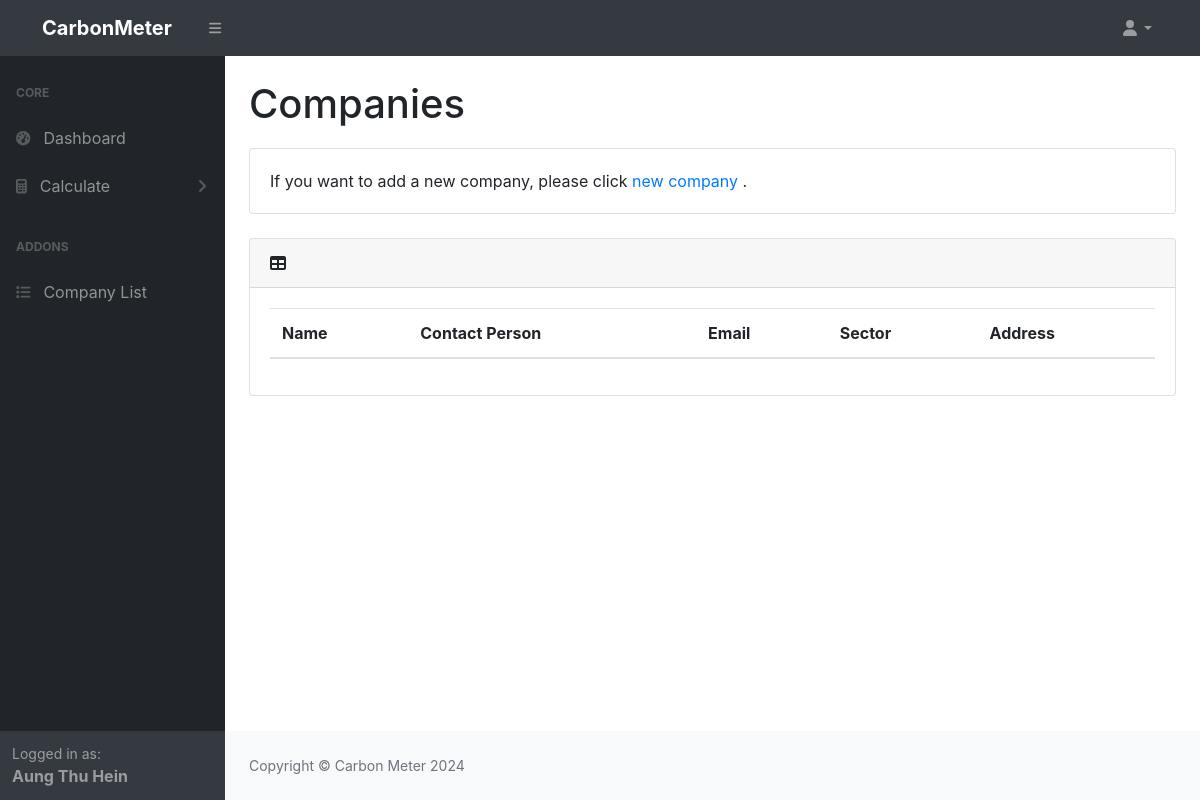
The page /company_list (signed in) on the database as committed earlier.
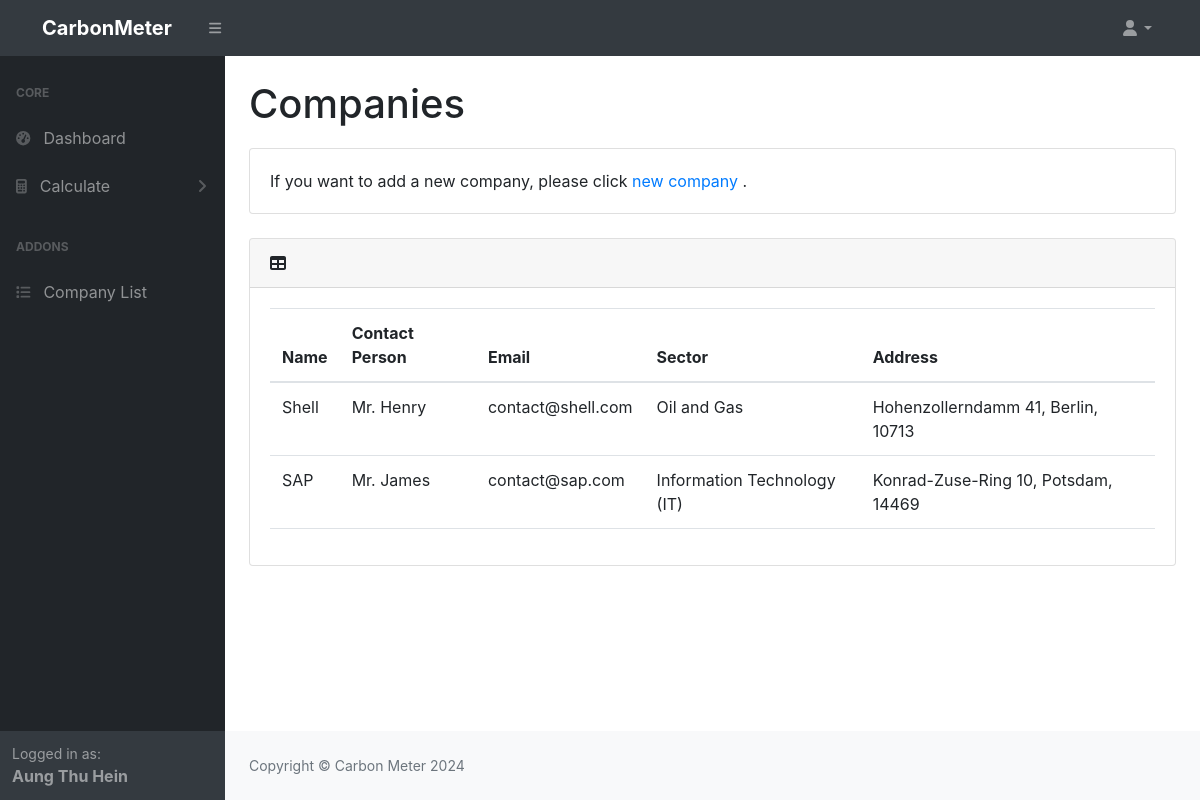
The same page on the database as committed later.
### model.py (models this page shows, shortened)
class Company(db.Model):
    __tablename__ = 'companies'
    id = db.Column(db.Integer, primary_key=True)
    name = db.Column(db.String(100), nullable=False)
    address = db.Column(db.String(100), nullable=False)
    sector = db.Column(db.String(100), nullable=False)
    contact_person = db.Column(db.String(100), nullable=False)
    email = db.Column(db.String(100), unique=True)
    postal_code = db.Column(db.String(20), nullable=False)
    usage = db.relationship('Usage', backref='companies')
    energy = db.relationship('Energy', backref='companies')
    waste = db.relationship('Waste', backref='companies')
    businessTravel = db.relationship('BusinessTravel', backref='companies')

### app.py (the view)
@app.route('/company_list')
def company_list():
    try:
        if session['name']:
            with app.app_context():
                user = User.query.filter_by(email = session['email']).first()
                companies = Company.query.all()
            return render_template('company_list.html', user=user, companies=companies)
        else:
            return redirect(url_for('index'))
    except Exception as e:
        app.logger.error(f"Error during company list retrieval: {e}")
        return render_template('index.html', error='An unexpected error occurred. Please try again later.')

### templates/company_list.html
<!DOCTYPE html>
{% extends 'base.html' %}
{% block user_name %}
<b>{{ user.name }}</b>
{% endblock %}
{% block content %}
<h1 class="mt-4" style="margin-bottom: 20px;">Companies</h1>
<div class="card mb-4">
    <div class="card-body">
        If you want to add a new company, please click
        <a href="/add_company">new company</a>
        .
    </div>
</div>
<div class="card mb-4">
    <div class="card-header">
        <i class="fas fa-table me-1"></i>
    </div>
    <div class="card-body">
        <table class="table" id="datatablesSimple">
            <thead>
                <tr>
                    <th>Name</th>
                    <th>Contact Person</th>
                    <th>Email</th>
                    <th>Sector</th>
                    <th>Address</th>
                </tr>
            </thead>
            <tbody>
                {% for company in companies %}
                <tr>
                    <td>{{ company.name }}</td>
                    <td>{{ company.contact_person }}</td>
                    <td>{{ company.email }}</td>
                    <td>{{ company.sector }}</td>
                    <td>{{ company.address}}, {{ company.postal_code }}</td>
                </tr>
                {% endfor %}
            </tbody>
        </table>
    </div>
</div>
{% endblock %}

Rows that differ between the two databases and show on the page:
added Company: name "Shell", contact_person "Mr. Henry", email "contact@shell.com", sector "Oil and Gas", address "Hohenzollerndamm 41, Berlin", postal_code "10713"
added Company: name "SAP", contact_person "Mr. James", email "contact@sap.com", sector "Information Technology (IT)", address "Konrad-Zuse-Ring 10, Potsdam", postal_code "14469"
